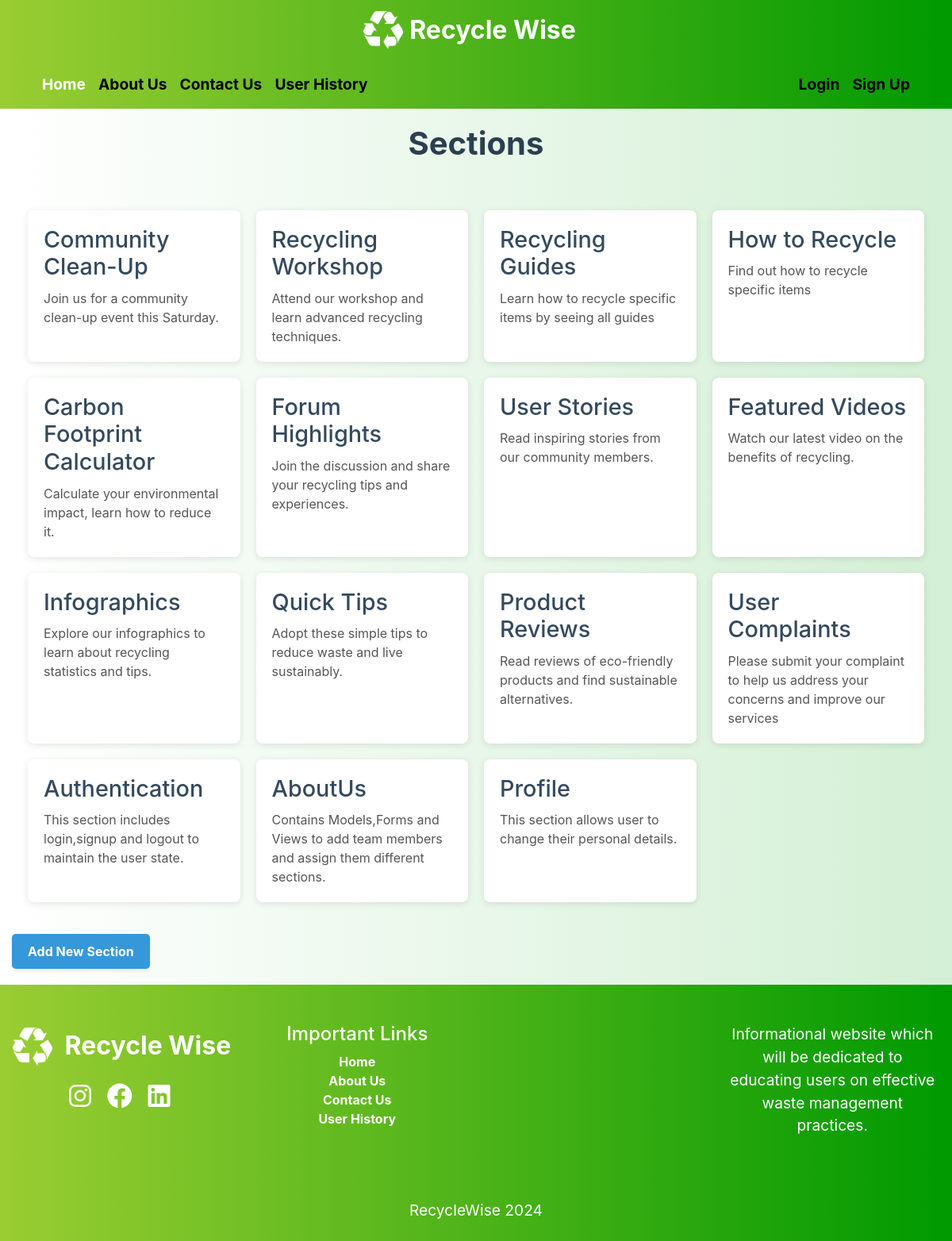
The page /aboutus/sections/ on the database its author committed.
### aboutus/models.py (models this page shows, shortened)
class Section(models.Model):
    name = models.CharField(max_length=100)
    description = models.TextField()

### aboutus/views.py (the view)
# urls.py: path('sections/', views.section_list, name='section_list'),
def section_list(request):
    sections = Section.objects.all()
    return render(request, 'aboutus/section_list.html', {'sections': sections})

### templates/aboutus/section_list.html
{% extends 'base.html' %}
{% block content %}
{% load static %}
<link rel="stylesheet" href="{% static 'css/section_list.css' %}">
<h1 class="page-title">Sections</h1>
<div class="section-list">
    {% for section in sections %}
    <div class="section-card">
        <a href="{% url 'section_detail' section.pk %}" class="section-link">
            <h2>{{ section.name }}</h2>
            <p>{{ section.description|truncatewords:20 }}</p>
        </a>
    </div>
    {% endfor %}
</div>
<a href="{% url 'add_section' %}" class="add-section-link">Add New Section</a>
{% endblock %}

### static/css/base.css (style rules this page uses)
h1 { color: #000; font-size: 2.5em; }
p { color: #000; font-size: 1.2em; }

### static/css/section_list.css (style rules this page uses)
.page-title { font-size: 2.5rem; color: #2c3e50; text-align: center; margin-bottom: 40px; font-weight: bold; padding-top: 20px; }
.section-list { display: grid; grid-template-columns: repeat(auto-fill, minmax(250px, 1fr)); gap: 20px; max-width: 1200px; margin: 0 auto; padding: 20px; }
.section-card { background-color: #ffffff; border-radius: 8px; box-shadow: 0 2px 8px rgba(0, 0, 0, 0.1); transition: transform 0.3s ease, box-shadow 0.3s ease; overflow: hidden; }
.section-link { text-decoration: none; color: #34495e; display: block; padding: 20px; height: 100%; display: flex; flex-direction: column; justify-content: space-between; }
.section-link h2 { font-size: 1.8rem; margin: 0 0 10px; }
.section-link p { font-size: 1rem; color: #555; margin: 0; flex-grow: 1; }
.add-section-link { display: inline-block; margin: 20px auto; padding: 10px 20px; background-color: #3498db; color: #ffffff; border-radius: 5px; text-align: center; text-decoration: none; font-weight: bold; transition: background-color 0.3s ease, transform 0.3s ease; box-shadow: 0 2px 4px rgba(0, 0, 0, 0.1); }

### rows shown on the page
Section: name "Community Clean-Up", description "Join us for a community clean-up event this Saturday."
Section: name "Recycling Workshop", description "Attend our workshop and learn advanced recycling techniques."
Section: name "Recycling Guides", description "Learn how to recycle specific items by seeing all guides"
Section: name "How to Recycle", description "Find out how to recycle specific items"
Section: name "Carbon Footprint Calculator", description "Calculate your environmental impact, learn how to reduce it."
Section: name "Forum Highlights", description "Join the discussion and share your recycling tips and experiences."
Section: name "User Stories", description "Read inspiring stories from our community members."
Section: name "Featured Videos", description "Watch our latest video on the benefits of recycling."
Section: name "Infographics", description "Explore our infographics to learn about recycling statistics and tips."
Section: name "Quick Tips", description "Adopt these simple tips to reduce waste and live sustainably."
Section: name "Product Reviews", description "Read reviews of eco-friendly products and find sustainable alternatives."
Section: name "User Complaints", description "Please submit your complaint to help us address your concerns and improve our services"
Section: name "Authentication", description "This section includes login,signup and logout to maintain the user state."
Section: name "AboutUs", description "Contains Models,Forms and Views to add team members and assign them different sections."
Section: name "Profile", description "This section allows user to change their personal details."
